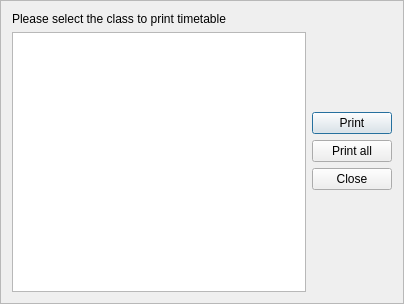
<?xml version="1.0" encoding="UTF-8"?>
<ui version="4.0">
 <class>ExportTimetableDialog</class>
 <widget class="QDialog" name="ExportTimetableDialog">
  <property name="geometry">
   <rect>
    <x>0</x>
    <y>0</y>
    <width>404</width>
    <height>304</height>
   </rect>
  </property>
  <property name="windowTitle">
   <string>Export Timetable</string>
  </property>
  <layout class="QHBoxLayout" name="horizontalLayout">
   <property name="spacing">
    <number>0</number>
   </property>
   <property name="leftMargin">
    <number>0</number>
   </property>
   <property name="topMargin">
    <number>0</number>
   </property>
   <property name="rightMargin">
    <number>0</number>
   </property>
   <property name="bottomMargin">
    <number>0</number>
   </property>
   <item>
    <widget class="QFrame" name="frame">
     <property name="frameShape">
      <enum>QFrame::StyledPanel</enum>
     </property>
     <property name="frameShadow">
      <enum>QFrame::Raised</enum>
     </property>
     <layout class="QHBoxLayout" name="horizontalLayout_2">
      <item>
       <layout class="QVBoxLayout" name="verticalLayout">
        <item>
         <widget class="QLabel" name="label">
          <property name="text">
           <string>Please select the class to print timetable</string>
          </property>
         </widget>
        </item>
        <item>
         <widget class="QTreeView" name="treeView"/>
        </item>
       </layout>
      </item>
      <item>
       <layout class="QVBoxLayout" name="verticalLayout_2">
        <property name="topMargin">
         <number>100</number>
        </property>
        <property name="bottomMargin">
         <number>100</number>
        </property>
        <item>
         <widget class="QPushButton" name="mPrint">
          <property name="text">
           <string>Print</string>
          </property>
         </widget>
        </item>
        <item>
         <widget class="QPushButton" name="mClose">
          <property name="text">
           <string>Print all</string>
          </property>
         </widget>
        </item>
        <item>
         <widget class="QPushButton" name="mPrintAll">
          <property name="text">
           <string>Close</string>
          </property>
         </widget>
        </item>
       </layout>
      </item>
     </layout>
    </widget>
   </item>
  </layout>
 </widget>
 <layoutdefault spacing="6" margin="11"/>
 <resources/>
 <connections>
  <connection>
   <sender>mPrintAll</sender>
   <signal>clicked()</signal>
   <receiver>ExportTimetableDialog</receiver>
   <slot>accept()</slot>
   <hints>
    <hint type="sourcelabel">
     <x>337</x>
     <y>180</y>
    </hint>
    <hint type="destinationlabel">
     <x>409</x>
     <y>274</y>
    </hint>
   </hints>
  </connection>
 </connections>
</ui>
